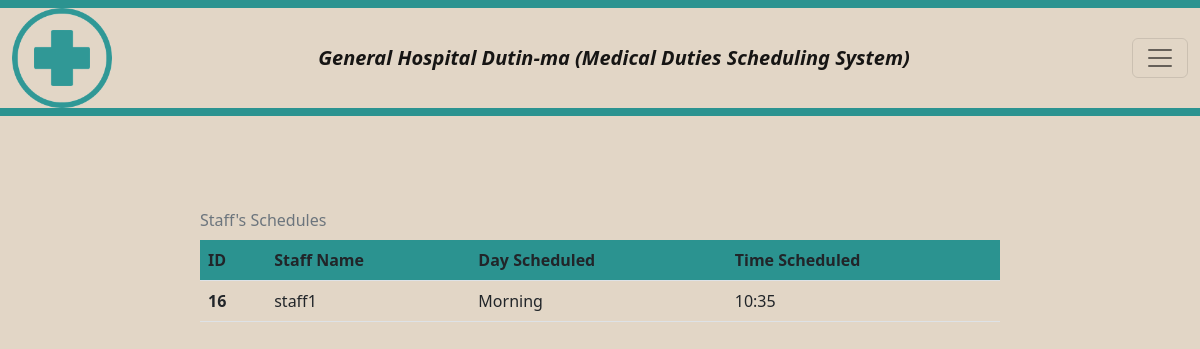
Page /view-schedule (signed in) on the committed database.
### mdss/models.py (models this page shows, shortened)
class Schedule(models.Model):
    user = models.ForeignKey(User, on_delete=models.CASCADE)
    id_user = models.IntegerField()
    staff_name = models.CharField(max_length=100, blank=True)
    day_scheduled = models.CharField(max_length=100, blank=True)
    time_scheduled = models.CharField(max_length=100, blank=True)
    department = models.CharField(max_length=100, blank=True)

### mdss/views.py (the view)
# urls.py: path('view-schedule', views.view_schedule, name='view-schedule'),
def view_schedule(request):
    current_user = User.objects.get(username=request.user)
    user_role = Complete_info.objects.filter(user=current_user)
    sh_staffs = Schedule.objects.all()
    return render(request, "view-schedule.html", {'sh_staffs':sh_staffs, 'user_role':user_role})

### templates/view-schedule.html (shortened to what this page needs)
<!DOCTYPE html>
<html lang="en">
<head>
    <link rel="stylesheet" href="../../static/assets/vendor/bootstrap/css/bootstrap.min.css">
    <link rel="stylesheet" href="../../static/assets/vendor/fontawesome-free/css/all.min.css">
    <link rel="stylesheet" href="../../static/css/style.css">
</head>
<body>
<nav class="navbar navbar-success fixed-top">
    <div class="container-fluid">
      <a href="/"><img src="../../static/img/logo.png" alt="" height="100" width="100"></a>
      <a class="navbar-brand" href="/"><i><b>General Hospital Dutin-ma (Medical Duties Scheduling System)</b></i></a>
      <button class="navbar-toggler" type="button" data-bs-toggle="offcanvas" data-bs-target="#offcanvasDarkNavbar" aria-controls="offcanvasDarkNavbar">
        <span class="navbar-toggler-icon"></span>
      </button>
    </div>
  </nav>
  <div class="body-content">
    <div class="tables">
        <table class="table caption-top">
            <caption>Staff's Schedules</caption>
            <thead>
            <tr>
                <th scope="col">ID</th>
                <th scope="col">Staff Name</th>
                <th scope="col">Day Scheduled</th>
                <th scope="col">Time Scheduled</th>
            </tr>
            </thead>
            <tbody>
            {% for user in user_role %}
            {% for sh_staff in sh_staffs %}
            {% if sh_staff.department == user.department%}
            <tr>
                <th scope="row">{{sh_staff.id_user}}</th>
                <td>{{sh_staff.staff_name}}</td>
                <td>{{sh_staff.day_scheduled}}</td>
                <td>{{sh_staff.time_scheduled}}</td>
            </tr>
            {% endif %}
            {% endfor %}
            {% endfor %}
            </tbody>
        </table>
    </div>
  </div>
</body>
</html>

### static/css/style.css (style rules this page uses)
.container-fluid, .offcanvas, body { background-color: rgb(226, 214, 198); }
.body-content { margin: 200px; }
.navbar { background-color: rgb(43, 147, 144); }
.tables { display: flex; flex-direction: column; align-items: center; justify-content: center; }
.table thead { background-color: rgb(43, 147, 144); }

### rows in the picture
Schedule: id_user "16", staff_name "staff1", day_scheduled "Morning", time_scheduled "10:35"
